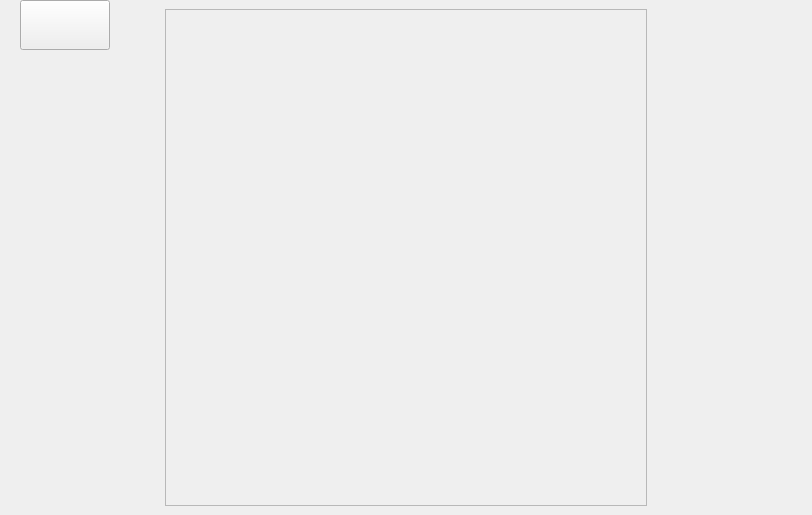
      <widget class="QWidget" name="continuePage">
       <layout class="QGridLayout" name="gridLayout_6">
        <property name="topMargin">
         <number>0</number>
        </property>
        <property name="bottomMargin">
         <number>0</number>
        </property>
        <item row="0" column="0">
         <widget class="QWidget" name="widgetContinue" native="true">
          <layout class="QGridLayout" name="gridLayout_5">
           <property name="topMargin">
            <number>0</number>
           </property>
           <property name="bottomMargin">
            <number>0</number>
           </property>
           <item row="0" column="2">
            <widget class="QWidget" name="continueMenu" native="true">
             <property name="sizePolicy">
              <sizepolicy hsizetype="Expanding" vsizetype="Expanding">
               <horstretch>0</horstretch>
               <verstretch>0</verstretch>
              </sizepolicy>
             </property>
             <property name="minimumSize">
              <size>
               <width>500</width>
               <height>515</height>
              </size>
             </property>
             <property name="maximumSize">
              <size>
               <width>740</width>
               <height>800</height>
              </size>
             </property>
             <property name="styleSheet">
              <string notr="true">#continueMenu {
	border-image: url(&quot;client_src/data/menu/woodTemplate.png&quot;);
}</string>
             </property>
             <layout class="QVBoxLayout" name="verticalLayout">
              <item>
               <widget class="QScrollArea" name="scrollArea">
                <property name="widgetResizable">
                 <bool>true</bool>
                </property>
                <widget class="QWidget" name="scrollAreaWidgetContents">
                 <property name="geometry">
                  <rect>
                   <x>0</x>
                   <y>0</y>
                   <width>480</width>
                   <height>519</height>
                  </rect>
                 </property>
                </widget>
               </widget>
              </item>
             </layout>
            </widget>
           </item>
           <item row="0" column="0">
            <layout class="QVBoxLayout" name="backButtonLayout1">
             <item>
              <widget class="QPushButton" name="backButton1">
               <property name="minimumSize">
                <size>
                 <width>90</width>
                 <height>50</height>
                </size>
               </property>
               <property name="maximumSize">
                <size>
                 <width>90</width>
                 <height>50</height>
                </size>
               </property>
               <property name="layoutDirection">
                <enum>Qt::LeftToRight</enum>
               </property>
               <property name="styleSheet">
                <string notr="true">#backButton1 {
   border-image: url(&quot;client_src/data/menu/volver.png&quot;);
}

#backButton1:hover {
   border-image: url(&quot;client_src/data/menu/volverHover.png&quot;);
}

#backButton1:pressed {
   border-image: url(&quot;client_src/data/menu/volverPress.png&quot;);
}</string>
               </property>
               <property name="text">
                <string/>
               </property>
               <property name="iconSize">
                <size>
                 <width>100</width>
                 <height>70</height>
                </size>
               </property>
              </widget>
             </item>
             <item>
              <spacer name="backButtonVSpacer1">
               <property name="orientation">
                <enum>Qt::Vertical</enum>
               </property>
               <property name="sizeHint" stdset="0">
                <size>
                 <width>20</width>
                 <height>40</height>
                </size>
               </property>
              </spacer>
             </item>
            </layout>
           </item>
           <item row="0" column="5">
            <layout class="QVBoxLayout" name="_hiddenlayout1">
             <property name="leftMargin">
              <number>0</number>
             </property>
             <item>
              <widget class="QPushButton" name="_hiddenbutton1">
               <property name="enabled">
                <bool>false</bool>
               </property>
               <property name="minimumSize">
                <size>
                 <width>90</width>
                 <height>50</height>
                </size>
               </property>
               <property name="maximumSize">
                <size>
                 <width>90</width>
                 <height>50</height>
                </size>
               </property>
               <property name="styleSheet">
                <string notr="true">#_hiddenbutton {
	background-color: transparent;
}</string>
               </property>
               <property name="text">
                <string/>
               </property>
               <property name="flat">
                <bool>true</bool>
               </property>
              </widget>
             </item>
            </layout>
           </item>
           <item row="0" column="3">
            <spacer name="customMenuHSpacer12">
             <property name="orientation">
              <enum>Qt::Horizontal</enum>
             </property>
             <property name="sizeType">
              <enum>QSizePolicy::Preferred</enum>
             </property>
             <property name="sizeHint" stdset="0">
              <size>
               <width>40</width>
               <height>20</height>
              </size>
             </property>
            </spacer>
           </item>
           <item row="0" column="1">
            <spacer name="customMenuHSpacer11">
             <property name="orientation">
              <enum>Qt::Horizontal</enum>
             </property>
             <property name="sizeType">
              <enum>QSizePolicy::Preferred</enum>
             </property>
             <property name="sizeHint" stdset="0">
              <size>
               <width>40</width>
               <height>20</height>
              </size>
             </property>
            </spacer>
           </item>
          </layout>
         </widget>
        </item>
       </layout>
      </widget>
